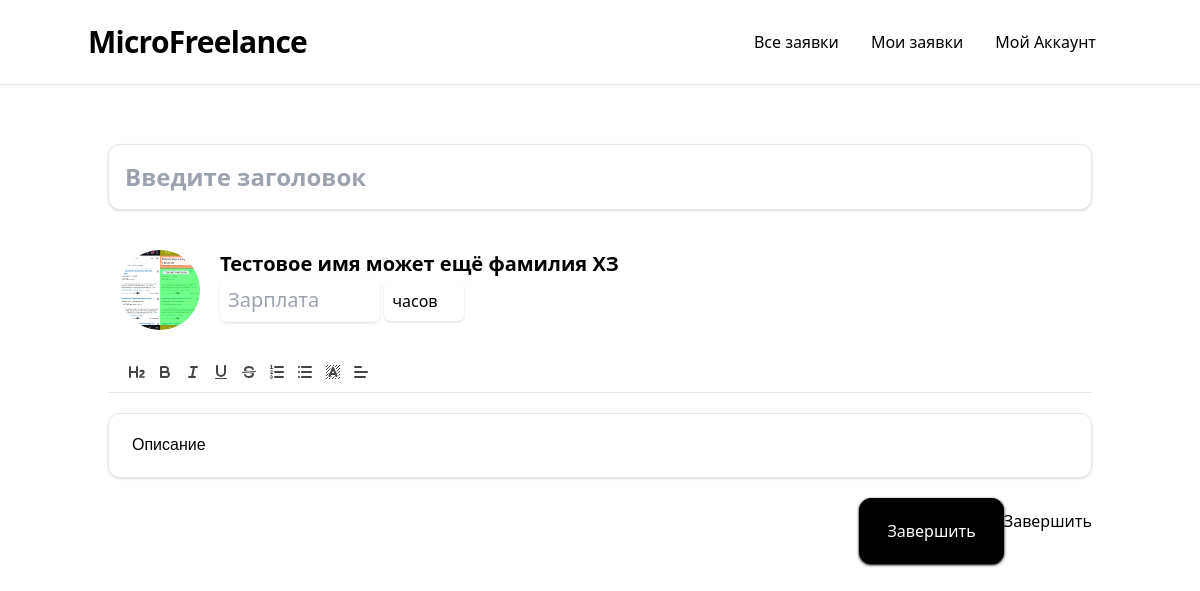
Page /create-post (signed in) on the earlier database version.
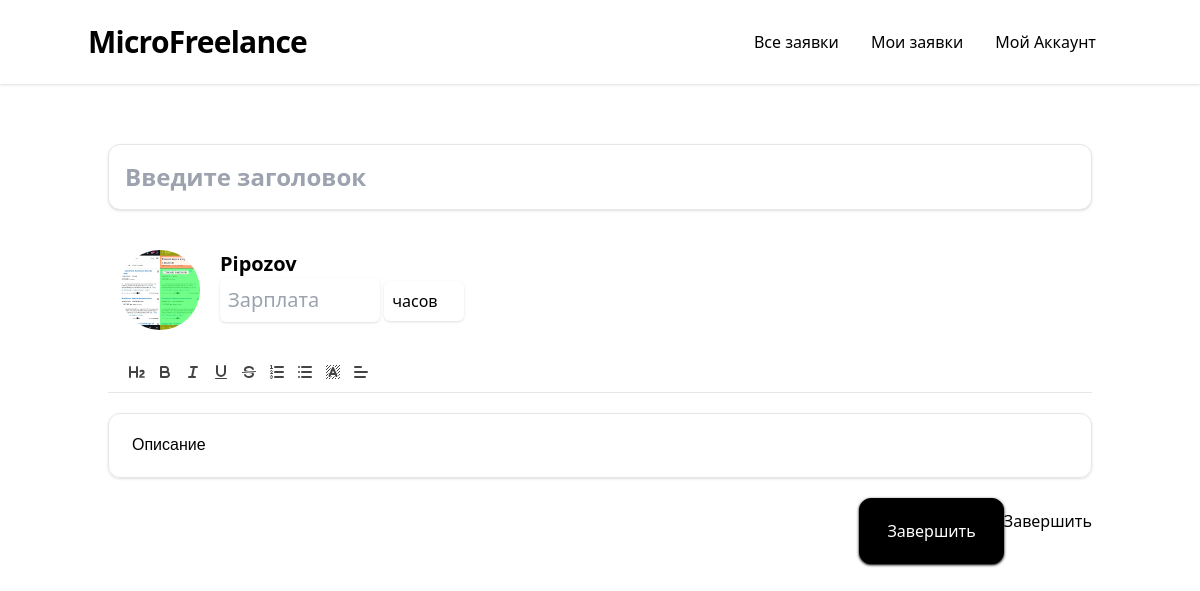
Same page on the later database version.
### models.py (models this page shows, shortened)
class User(UserMixin, db.Model):
    __table_name__ = "users"
    id: Mapped[int]                         = mapped_column(primary_key=True)
    login: Mapped[str]                      = mapped_column(String(64), index=True, unique=True)
    password_hash: Mapped[Optional[str]]    = mapped_column(String(256))
    name: Mapped[Optional[str]]             = mapped_column(String(64))
    aboutme: Mapped[Optional[str]]          = mapped_column(String(256))

### routes.py (the view, shortened to what this page needs)
@app.route('/create-post/', methods=['GET', 'POST'])
@app.route('/create-post',  methods=['GET', 'POST'])
def create_post():
    if not current_user.is_authenticated:
        return redirect(url_for('my_tasks'))
    form = PostEditorForm()
    if form.submit():
        print('submited')
        if not form.validate():
            print('not validate')
            print(form.errors)
            print(form.title.data)
    return render_template('post.html', edit=True, form=form, author=current_user)

### forms.py
class PostEditorForm(FlaskForm):
    title = StringField('Заголовок', validators=[DataRequired()])
    coast = FloatField('Цена')
    currency = StringField('Валюта')
    data = StringField('Описание', validators=[DataRequired()])
    data_text = StringField('Описание текст', validators=[DataRequired()])
    files = MultipleFileField() # todo
    submit = SubmitField('Завершить')

### models.py (called while the page is built)
@login.user_loader
def load_user(id):
  return db.session.get(User, int(id))

### templates/post.html (shortened to what this page needs)
{% extends 'base/base.html' %}
{% block content %}
<link href="{{ url_for('static', filename='post_editor/quill.snow.css') }}" rel="stylesheet" />
<form method="POST" enctype='multipart/form-data'>
    <div class="mt-5 p-5">
        {% if edit %}
            <div class="font-semibold text-2xl pb-5">
                {{ form.title(placeholder='Введите заголовок', class="shadow border p-4 rounded-xl w-full") }}
            </div>
        {% else %}
        <div>
            <div class="font-semibold text-2xl pb-5 px-4">
                {{data.title}}
            </div>
        </div>
        {% endif %}
        <div class="py-5 shrink-0">
            {% if edit %}
                <a class="flex flex-nowrap grow-0 shrink-0 ml-3">
            {% else %}
                <a href="/profile{{author.id}}" class="flex flex-nowrap grow-0 shrink-0 ml-3">
            {% endif %}
                <img class="size-20 rounded-full" src="{{ url_for('static', filename='avatars/'+author.login + '.webp') }}">
                <div class="flex-col">
                    <p class="text-xl ml-5 font-semibold">{{ author.name }}</p>
                    {% if edit %}
                        <p class=" ml-5"> {{ form.coast(class='text-xl w-40 shadow p-2 rounded-md', placeholder='Зарплата') }} {{ form.currency(value="часов", class='w-20 shadow p-2 rounded-md') }} </p>
                    {% else %}
                        <p class=" ml-5"> <span class="text-xl">{{ data.coast }}</span> {{ data.currency }} </p>
                    {% endif %}
                </div>
            </a>
        </div>
        <div>
            {% if edit %}
                <div class="w-full border rounded-xl h-96 mt-5 resize-none p-2 shadow" id="editor">
                </div>
            {% else %}
                <div class="ql-container ql-snow ql-editor bg-slate-100 rounded-xl">
                   {{ data.data|safe }}
                </div>
            {% endif %}
            {% if edit %}
                <div class="flex">
                    <div class="grow w-0 h-0 hidden sm:w-full sm:h-2 sm:flex"></div>
                    <a
                        onclick="getElementById('data').value = quill.getSemanticHTML(); getElementById('data_text').value = quill.getText().replaceAll('\n', ' '); getElementById('submit').click();"
                        class="shadow shadow-black border border-black bg-black text-white p-5 rounded-xl mt-5 w-full sm:w-44 text-center cursor-pointer"
                    >
                        Завершить
                    </a>
                    {{ form.submit(id='submit') }}
                </div>
            {% endif %}
        </div>
    </div>
</form>
{% endblock %}

### templates/base/base.html (shortened to what this page needs)
<!DOCTYPE html>
<html lang="en">
<head>
    <link rel="stylesheet" href="{{ url_for('static', filename='compile.css') }}">
</head>
<body>
    {% include 'base/header.html' %}
    <div class="container max-w-5xl mx-auto sm:mt-10">
        {% block content %}
        {% endblock %}
    </div>
    <div class="h-20 w-1">
    </div>
</body>
</html>

### templates/base/header.html (shortened to what this page needs)
<nav class="flex justify-between flex-wrap p-0 sm:p-6 sm:shadow sm:h-fit h-0 sm:visible collapse">
    <div class="container mx-auto flex flex-wrap justify-center max-w-5xl">
      <div class="flex justify-items-center">
        <a class="flex font-semibold text-3xl tracking-tight" href="/">MicroFreelance</a>
      </div>
      <div class="grow"></div>
      <div class="flex justify-items-center text-center place-items-center">
          <a class="mx-4 flex" href="#"        >Все заявки </a>
          <a class="mx-4 flex" href="/my-tasks">Мои заявки </a>
          <a class="mx-4 flex" href="/login"   >Мой Аккаунт</a>
      </div>
  </div>
</nav>

### static/compile.css (style rules this page uses)
html, :host { line-height: 1.5; -webkit-text-size-adjust: 100%; -moz-tab-size: 4; -o-tab-size: 4; tab-size: 4; font-family: ui-sans-serif, system-ui, sans-serif, "Apple Color Emoji", "Segoe UI Emoji", "Segoe UI Symbol", "Noto Color Emoji"; font-feature-settings: normal; font-variation-settings: normal; -webkit-tap-highlight-color: transparent; }
body { margin: 0; line-height: inherit; }
a { color: inherit; text-decoration: inherit; }
button, input, optgroup, select, textarea { font-family: inherit; font-feature-settings: inherit; font-variation-settings: inherit; font-size: 100%; font-weight: inherit; line-height: inherit; letter-spacing: inherit; color: inherit; margin: 0; padding: 0; }
button, input:where([type='button']), input:where([type='reset']), input:where([type='submit']) { -webkit-appearance: button; background-color: transparent; background-image: none; }
blockquote, dl, dd, h1, h2, h3, h4, h5, h6, hr, figure, p, pre { margin: 0; }
input::placeholder, textarea::placeholder { opacity: 1; color: #9ca3af; }
img, svg, video, canvas, audio, iframe, embed, object { display: block; vertical-align: middle; }
img, video { max-width: 100%; height: auto; }
.container { width: 100%; }
@media (min-width: 640px) { .container { max-width: 640px; } }
@media (min-width: 768px) { .container { max-width: 768px; } }
@media (min-width: 1024px) { .container { max-width: 1024px; } }
.collapse { visibility: collapse; }
.mx-4 { margin-left: 1rem; margin-right: 1rem; }
.mx-auto { margin-left: auto; margin-right: auto; }
.ml-3 { margin-left: 0.75rem; }
.ml-5 { margin-left: 1.25rem; }
.mt-5 { margin-top: 1.25rem; }
.flex { display: flex; }
.hidden { display: none; }
.size-20 { width: 5rem; height: 5rem; }
.h-0 { height: 0px; }
.h-20 { height: 5rem; }
.h-96 { height: 24rem; }
.w-0 { width: 0px; }
.w-1 { width: 0.25rem; }
.w-20 { width: 5rem; }
.w-40 { width: 10rem; }
.w-full { width: 100%; }
.max-w-5xl { max-width: 64rem; }
.shrink-0 { flex-shrink: 0; }
.grow { flex-grow: 1; }
.grow-0 { flex-grow: 0; }
.cursor-pointer { cursor: pointer; }
.resize-none { resize: none; }
.flex-col { flex-direction: column; }
.flex-wrap { flex-wrap: wrap; }
.flex-nowrap { flex-wrap: nowrap; }
.place-items-center { place-items: center; }
.justify-center { justify-content: center; }
.justify-between { justify-content: space-between; }
.justify-items-center { justify-items: center; }
.rounded-full { border-radius: 9999px; }
.rounded-md { border-radius: 0.375rem; }
.rounded-xl { border-radius: 0.75rem; }
.border { border-width: 1px; }
.border-black { --tw-border-opacity: 1; border-color: rgb(0 0 0 / var(--tw-border-opacity)); }
.bg-black { --tw-bg-opacity: 1; background-color: rgb(0 0 0 / var(--tw-bg-opacity)); }
.p-0 { padding: 0px; }
.p-2 { padding: 0.5rem; }
.p-4 { padding: 1rem; }
.p-5 { padding: 1.25rem; }
.py-5 { padding-top: 1.25rem; padding-bottom: 1.25rem; }
.pb-5 { padding-bottom: 1.25rem; }
.text-center { text-align: center; }
.text-2xl { font-size: 1.5rem; line-height: 2rem; }
.text-3xl { font-size: 1.875rem; line-height: 2.25rem; }
.text-xl { font-size: 1.25rem; line-height: 1.75rem; }
.font-semibold { font-weight: 600; }
.tracking-tight { letter-spacing: -0.025em; }
.text-white { --tw-text-opacity: 1; color: rgb(255 255 255 / var(--tw-text-opacity)); }
.shadow { --tw-shadow: 0 1px 3px 0 rgb(0 0 0 / 0.1), 0 1px 2px -1px rgb(0 0 0 / 0.1); --tw-shadow-colored: 0 1px 3px 0 var(--tw-shadow-color), 0 1px 2px -1px var(--tw-shadow-color); box-shadow: var(--tw-ring-offset-shadow, 0 0 #0000), var(--tw-ring-shadow, 0 0 #0000), var(--tw-shadow); }
.shadow-black { --tw-shadow-color: #000; --tw-shadow: var(--tw-shadow-colored); }
@media (min-width: 640px) { .sm\:visible { visibility: visible; } }
@media (min-width: 640px) { .sm\:mt-10 { margin-top: 2.5rem; } }
@media (min-width: 640px) { .sm\:flex { display: flex; } }
@media (min-width: 640px) { .sm\:h-2 { height: 0.5rem; } }
@media (min-width: 640px) { .sm\:h-fit { height: -moz-fit-content; height: fit-content; } }
@media (min-width: 640px) { .sm\:w-44 { width: 11rem; } }
@media (min-width: 640px) { .sm\:w-full { width: 100%; } }
@media (min-width: 640px) { .sm\:p-6 { padding: 1.5rem; } }
@media (min-width: 640px) { .sm\:shadow { --tw-shadow: 0 1px 3px 0 rgb(0 0 0 / 0.1), 0 1px 2px -1px rgb(0 0 0 / 0.1); --tw-shadow-colored: 0 1px 3px 0 var(--tw-shadow-color), 0 1px 2px -1px var(--tw-shadow-color); box-shadow: var(--tw-ring-offset-shadow, 0 0 #0000), var(--tw-ring-shadow, 0 0 #0000), var(--tw-shadow); } }

Differences in the rows shown:
changed User: name "Тестовое имя может ещё фамилия ХЗ" → "Pipozov"
